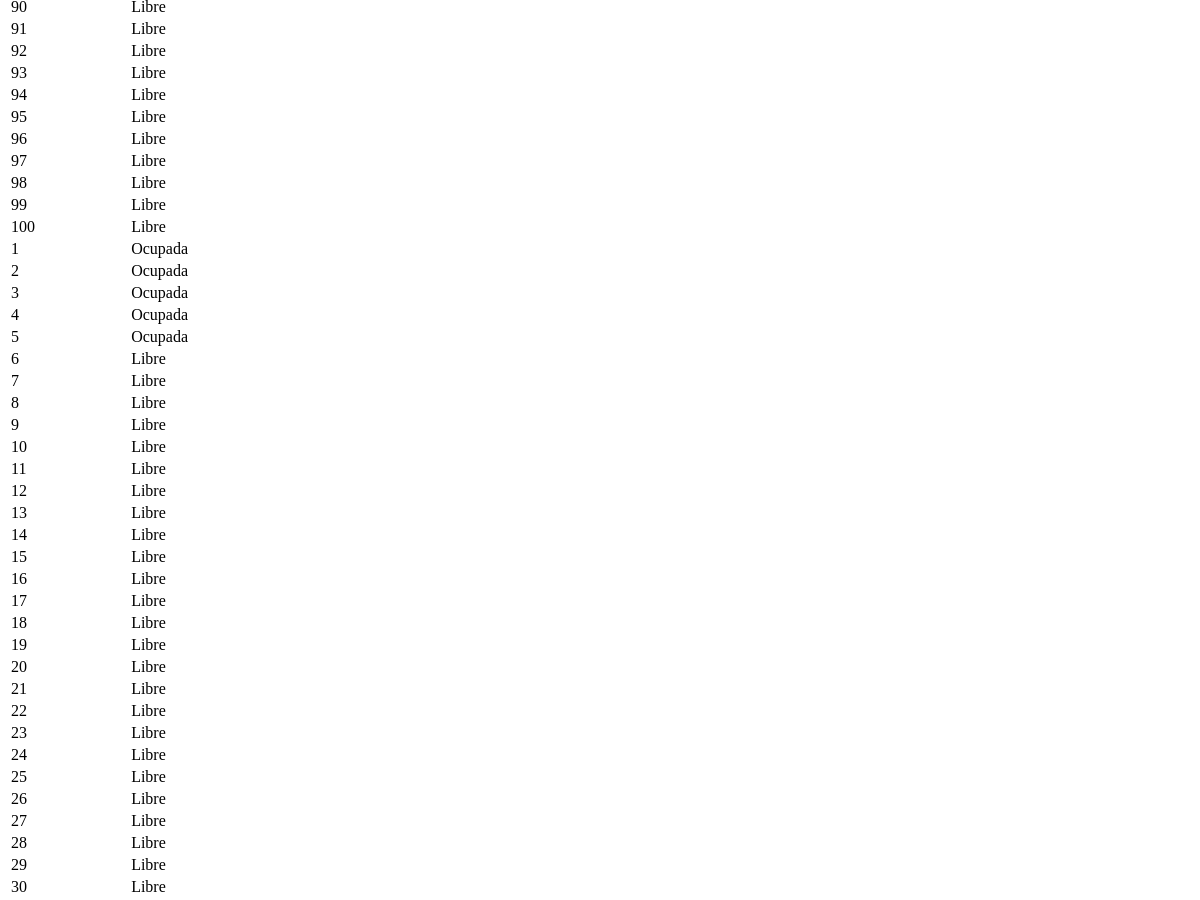
Before: /administrar_plazas/ (middle part) with the older database file.
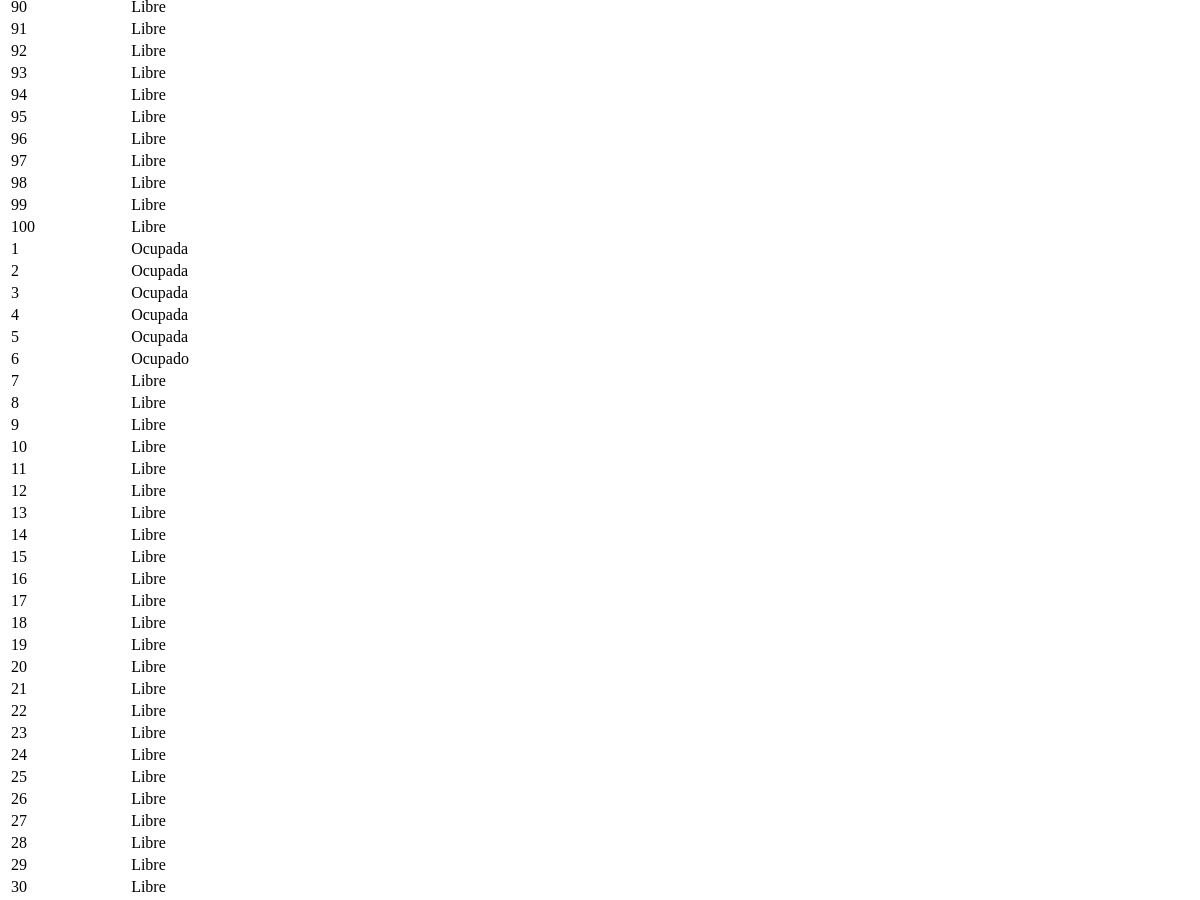
After: the same page with the newer database file.
### parking/models.py (models this page shows, shortened)
class Plaza(models.Model):
    ESTADO_OCUPADO = 'Ocupado'
    ESTADO_LIBRE = 'Libre'
    ESTADO_RESERVADO = 'Reservada'
    ESTADOS_CHOICES = (
        (ESTADO_OCUPADO, 'Ocupado'),
        (ESTADO_LIBRE, 'Libre'),
        (ESTADO_RESERVADO, 'Reservada'),
    )
    id = models.AutoField(primary_key=True)
    numero = models.IntegerField()
    tipo = models.CharField(max_length=20)
    estado = models.CharField(max_length=20, choices=ESTADOS_CHOICES, default=ESTADO_LIBRE)
    tarifa_minuto = models.DecimalField(max_digits=5, decimal_places=2)

### parking/views.py (the view)
# urls.py: path('administrar_plazas/', views.administrar_plazas_view, name='administrar_plazas'),
def administrar_plazas_view(request):
    plazas = Plaza.objects.all()
    context = {'plazas': plazas}
    return render(request, 'administrar_plazas.html', context)

### parking/templates/administrar_plazas.html (shortened to what this page needs)
<table>
    <tbody>
        {% for plaza in plazas %}
        <tr>
            <td>{{ plaza.numero }}</td>
            <td>{{ plaza.estado }}</td>
            <td>
            </td>
        </tr>
        {% endfor %}
    </tbody>
</table>

Changed rows visible on the page:
changed Plaza: estado "Libre" → "Ocupado"
